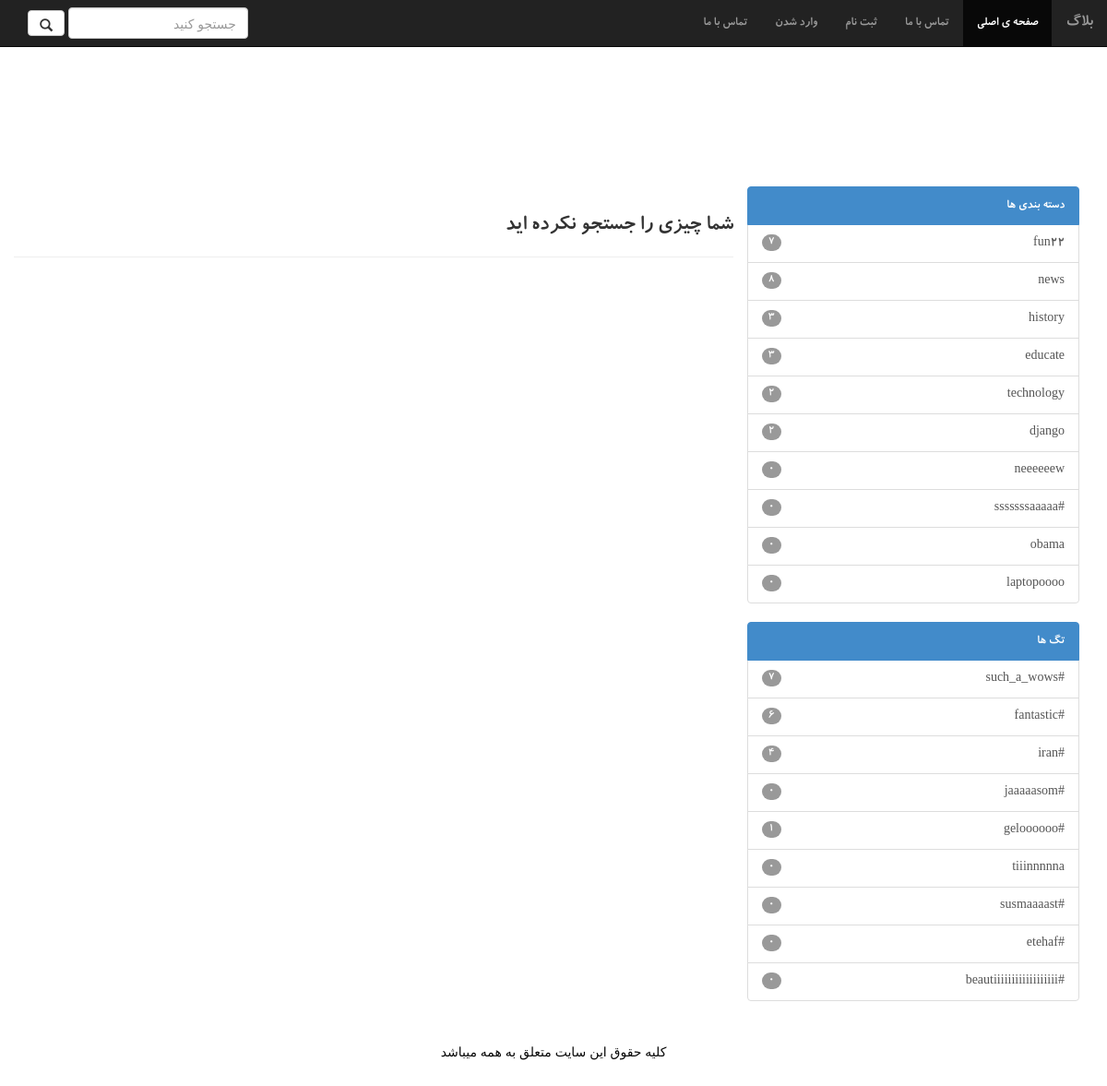
The app's page /blog/search/ with its own data.
### blog/models.py (models this page shows, shortened)
class Category(models.Model):
    name = models.CharField("name of category", max_length=50)
    def get_absolute_url(self):
        return reverse("post-category", kwargs={"pk": self.pk})

class Tag(models.Model):
    name = models.CharField("name of tag start with #", max_length=50)

### blog/views.py (the view)
# urls.py: path('search/', search, name='search'),
def search(request):
    category = Category.objects.annotate(count_post=Count('post'))
    tag = Tag.objects.annotate(count_post=Count('post'))
    if request.method == 'POST':
        searched = request.POST['searched']
        post = Post.objects.filter(title__contains=searched)
        posts = Post.objects.filter(bodytext__contains=searched)
        return render(request, 'search.html', {'searched': searched, 'posts': post, 'category': category, 'postss': posts, 'tag': tag})
    else:
        return render(request, 'search.html', {'category': category, 'tag': tag})

### blog/templates/search.html (shortened to what this page needs)
{% extends "base_weblog.html" %}
{% block slider %}
{% if searched %}
<div class="">
  <h3>جستجو برای : {{ searched}}</h3>
  <hr>
</div>
{% else %}
<div class="row" style="margin-top: 10px; margin-bottom: 10px;">
  <div class="">
    <h3>شما چیزی را جستجو نکرده اید </h3>
    <hr>
  </div>
</div>
{% endif %}
{% endblock slider %}
{% block sidebar %}
  <div class="list-group">
    <a href="#" class="list-group-item active">
      دسته بندی ها
    </a>
    {% for cat in category %}
      <a href="{{cat.get_absolute_url}}" class="list-group-item">
        <span class="badge">{{ cat.count_post }}</span> {{cat.name}}
      </a>
    {% endfor %}
  </div>
  <div class="list-group">
    <a href="#" class="list-group-item active">
      تگ ها
    </a>
    {% for item in tag %}
      <a href="{% url 'post-tag' item.id %}" class="list-group-item">
        <span class="badge">{{ item.count_post }}</span> {{item.name}}
      </a>
    {% endfor %}
  </div>
{% endblock sidebar %}

### records on screen
Category: count_post "7", name "fun22"
Category: count_post "8", name "news"
Category: count_post "3", name "history"
Category: count_post "3", name "educate"
Category: count_post "2", name "technology"
Category: count_post "2", name "django"
Category: count_post "0", name "neeeeeew"
Category: count_post "0", name "#sssssssaaaaa"
Category: count_post "0", name "obama"
Category: count_post "0", name "laptopoooo"
Tag: count_post "7", name "#such_a_wows"
Tag: count_post "6", name "#fantastic"
Tag: count_post "4", name "#iran"
Tag: count_post "0", name "#jaaaaasom"
Tag: count_post "1", name "#geloooooo"
Tag: count_post "0", name "tiiinnnnna"
Tag: count_post "0", name "#susmaaaast"
Tag: count_post "0", name "#etehaf"
Tag: count_post "0", name "#beautiiiiiiiiiiiiiiiiii"
